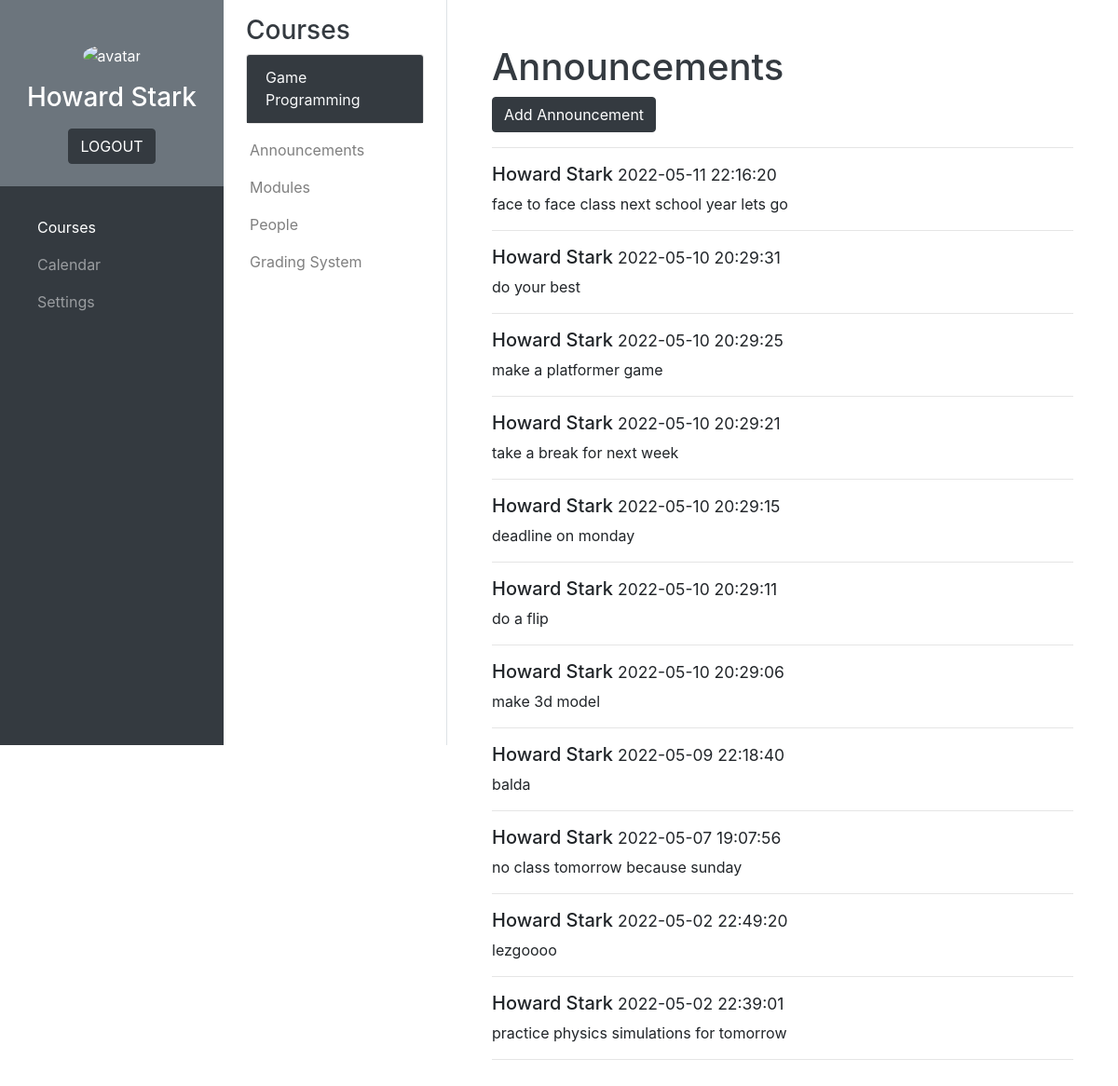
Page /courses/teacher/teacher_announcements.php?course=2 (signed in) on the committed database.
### tables this page shows
CREATE TABLE `courses` (
  `Course_number` int(11) NOT NULL,
  `Course_name` varchar(50) NOT NULL
);

CREATE TABLE `announcements` (
  `announcement_reference_number` int(11) NOT NULL,
  `Course_number` int(11) NOT NULL,
  `Date_posted` datetime NOT NULL,
  `Announcement_content` varchar(8000) NOT NULL
);

### php_scripts/connect.php (called while the page is built, shortened)
<?php
    $servername = "localhost";
    $username = "root";
    $password = "";
    $db = "school_management_db";
    $conn = new mysqli($servername, $username, $password, $db);
    function sql($comm) {
        global $conn;
        $result = $conn->query($comm);
        return $result;
    }
?>

### courses/teacher/teacher_announcements.php (the view, shortened to what this page needs)
<?php
    include('../../php_scripts/connect.php');
?>
<!DOCTYPE html>
<html lang="en">
    <head>
        <link rel="stylesheet" href="https://cdn.jsdelivr.net/npm/bootstrap@4.6.1/dist/css/bootstrap.min.css">
        <link rel="stylesheet" href="../../css/styles.css">
    </head>
    <body>
        <?php include('../courses_main_sidebar.php'); ?>
        <?php include('../courses_sub_sidebar_teacher.php'); ?>
        <main>
            <div id="announcements" class="container-fluid p-5">
                <?php
                    if (!isset($_GET['course'])) {
                        echo "<h1 class=\"text-dark\">Select Course</h1>";
                    }
                    else {
                        echo "
                            <h1 class=\"text-dark\">Announcements</h1>
                            <button type=\"button\" class=\"btn btn-dark\" data-toggle=\"modal\" data-target=\"#announcement-modal\">Add Announcement</button>
                            <hr>
                            <div class=\"modal fade\" id=\"announcement-modal\">
                                <div class=\"modal-dialog\">
                                    <div class=\"modal-content\">
                                        <div class=\"modal-header\">
                                            <h4 class=\"modal-title\">Add Announcement</h4>
                                            <button type=\"button\" class=\"close\" data-dismiss=\"modal\">&times;</button>
                                        </div>
                                        <form action=\"../../php_scripts/courses_scripts/add_announcement.php\" method=\"post\">
                                            <input type=\"hidden\" id=\"course-number\" name=\"course-number\" value=\"" . $_GET['course'] . "\">
                                            <div class=\"modal-body\">
                                                <div class=\"form-group\">
                                                    <textarea name=\"announcement-content\" value=\"announcement-content\" class=\"form-control\" rows=\"5\" id=\"announcement-content\"></textarea>
                                                </div>
                                            </div>
                                            <div class=\"modal-footer\">
                                                <button type=\"submit\" name=\"add-announcement\" value=\"add-announcement\" class=\"btn btn-dark\" id=\"add-announcement\">Submit</button>
                                            </div>
                                        </form>
                                    </div>
                                </div>
                            </div>
                            <div id=\"content\">
                        ";
                        $course_number = $_GET['course'];
                        $announcements = sql("SELECT Date_posted, Announcement_content FROM announcements WHERE Course_number = $course_number ORDER BY Date_posted DESC");
                        if ($announcements->num_rows > 0) {
                            while ($row = $announcements->fetch_assoc()) {
                                echo "<h5>" . $_SESSION['first_name'] . " " . $_SESSION['family_name'] . "<small> " . $row["Date_posted"] . "</small></h5>";
                                echo "<p>" . $row["Announcement_content"] . "</p>";
                                echo "<hr>";
                            }
                        }
                        echo "</div>";
                    }
                ?>
            </div>
        </main>
    </body>
</html>

### courses/courses_sub_sidebar_teacher.php (shortened to what this page needs)
<?php
    if (!isset($_GET['course'])) {
        $courses_sb_selected_number = null;
        $courses_sb_selected_name = "No Course Selected";
    }
    else {
        $courses_sb_selected_number = $_GET['course'];
        $result = sql("SELECT Course_name FROM courses WHERE Course_number = $courses_sb_selected_number");
        if ($result->num_rows == 1) {
            $row = $result->fetch_assoc();
            $courses_sb_selected_name = $row["Course_name"];
        }
    }
?>
<div class="bg-white border-right sub-sidebar">
    <div class="container pt-3 px-4">
        <h3 class="text-dark">Courses</h3>
        <div class="card">
            <div class="card-header bg-dark">
                <a class="card-link text-light" data-toggle="collapse" href="#courseDropdownMenu"><?php echo $courses_sb_selected_name?></a>
            </div>
        </div>
    </div>
    <div class="px-1 pb-1">
        <nav class="navbar navbar-expand-lg navbar-light">
            <ul class="navbar-nav flex-column">
                <li class="nav-item"><a href="teacher_announcements.php?course=<?php echo $courses_sb_selected_number?>" class="nav-link<?php if ($courses_sb_selected_number == null) { echo " disabled"; }?>">Announcements</a></li>
                <li class="nav-item"><a href="teacher_modules.php?course=<?php echo $courses_sb_selected_number?>" class="nav-link<?php if ($courses_sb_selected_number == null) { echo " disabled"; }?>">Modules</a></li>
                <li class="nav-item"><a href="teacher_people.php?course=<?php echo $courses_sb_selected_number?>" class="nav-link<?php if ($courses_sb_selected_number == null) { echo " disabled"; }?>">People</a></li>
                <li class="nav-item"><a href="teacher_grading_system.php?course=<?php echo $courses_sb_selected_number?>" class="nav-link<?php if ($courses_sb_selected_number == null) { echo " disabled"; }?>">Grading System</a></li>
            </ul>
        </nav>
    </div>
</div>

### css/styles.css (style rules this page uses)
.sub-sidebar { position: fixed; top: 0; left: 240px; width: 240px; height: 100vh; }
main { margin-left: 480px; }

### rows in the picture
courses: Course_name "Game Programming"
announcements: Date_posted "2022-05-11 22:16:20", Announcement_content "face to face class next school year lets go"
announcements: Date_posted "2022-05-10 20:29:31", Announcement_content "do your best"
announcements: Date_posted "2022-05-10 20:29:25", Announcement_content "make a platformer game"
announcements: Date_posted "2022-05-10 20:29:21", Announcement_content "take a break for next week"
announcements: Date_posted "2022-05-10 20:29:15", Announcement_content "deadline on monday"
announcements: Date_posted "2022-05-10 20:29:11", Announcement_content "do a flip"
announcements: Date_posted "2022-05-10 20:29:06", Announcement_content "make 3d model"
announcements: Date_posted "2022-05-09 22:18:40", Announcement_content "balda"
announcements: Date_posted "2022-05-07 19:07:56", Announcement_content "no class tomorrow because sunday"
announcements: Date_posted "2022-05-02 22:49:20", Announcement_content "lezgoooo"
announcements: Date_posted "2022-05-02 22:39:01", Announcement_content "practice physics simulations for tomorrow"

### other values in the picture
$_SESSION['first_name'] "Howard"
$_SESSION['family_name'] "Stark"
